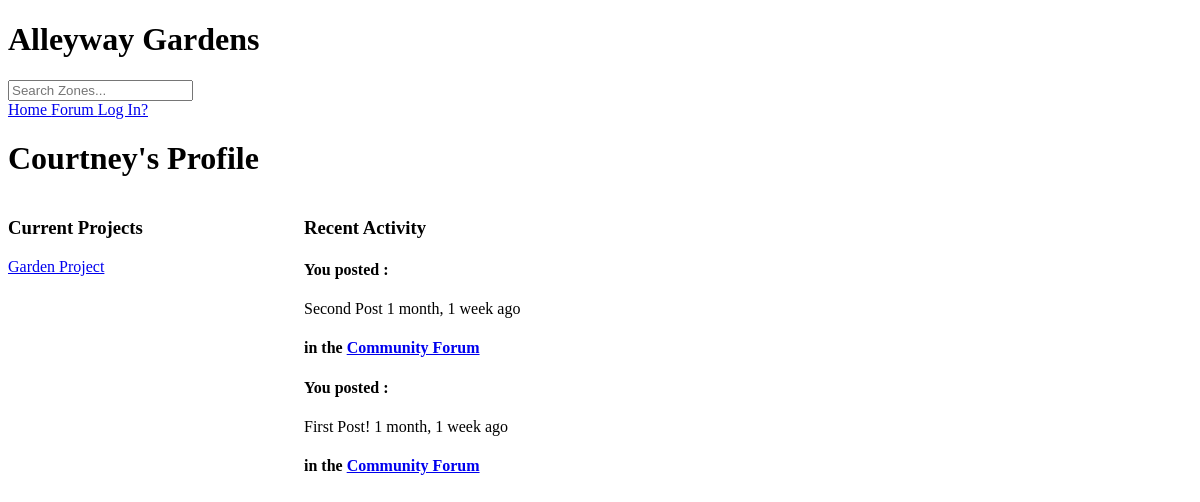
The app's page /profile/1/, older data.
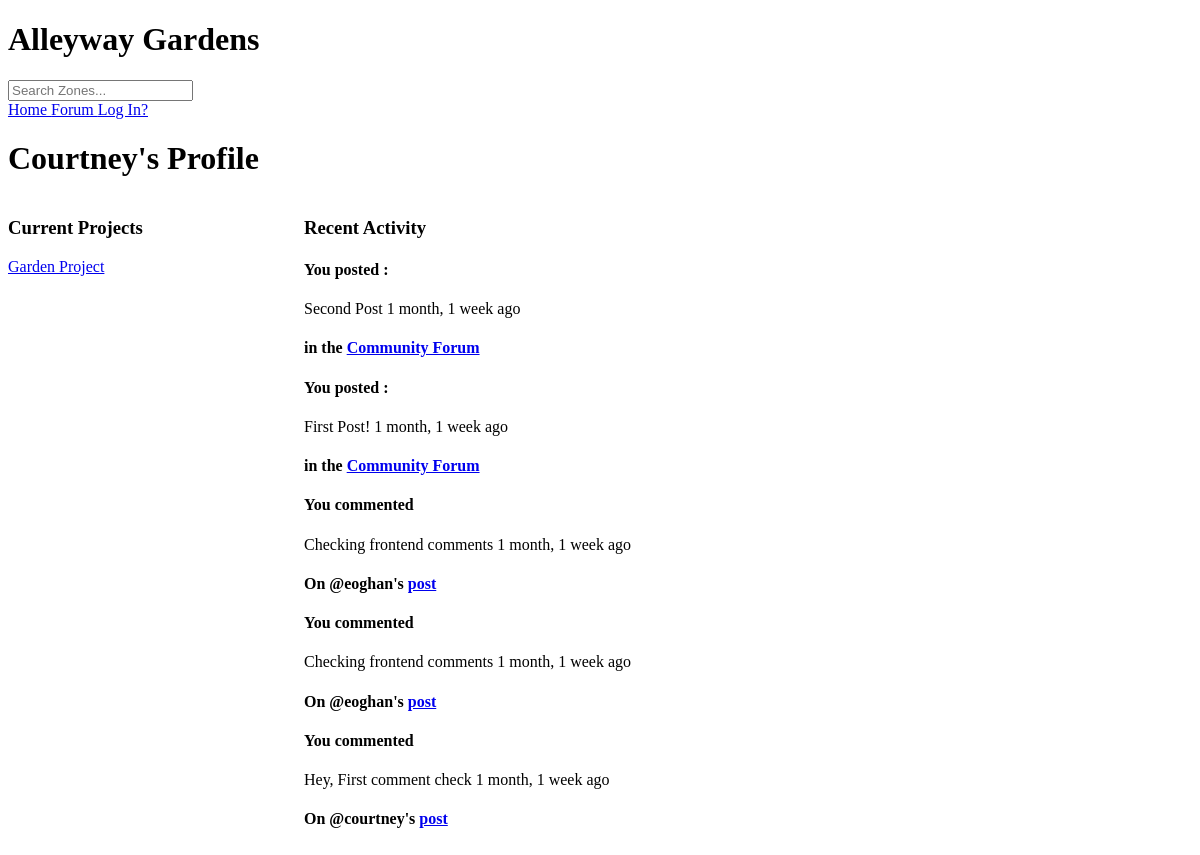
The same page, newer data.
### base/models.py (models this page shows, shortened)
class Project(models.Model):
    host = models.ForeignKey(User, on_delete=models.SET_NULL, null=True)
    zone = models.ForeignKey(Zone, on_delete=models.SET_NULL, null=True)
    name = models.CharField(max_length=200)
    description = models.TextField(null=True, blank= True)
    participants = models.ManyToManyField(User, related_name='participants', blank=True)
    updated = models.DateTimeField(auto_now=True)
    created = models.DateTimeField(auto_now_add=True)
    class Meta:
        ordering = ['-updated', '-created']

class Post(models.Model):
    user = models.ForeignKey(User, on_delete=models.CASCADE)
    title = models.CharField(max_length=200)
    project = models.ForeignKey(Project, on_delete=models.CASCADE, null=True, blank=True)
    zone = models.ForeignKey(Zone, on_delete=models.SET_NULL, null=True)
    body = models.TextField()
    updated = models.DateTimeField(auto_now=True)
    created = models.DateTimeField(auto_now_add=True)
    class Meta:
        ordering = ['-updated', '-created']

class Comment(models.Model):
    user = models.ForeignKey(User, on_delete=models.CASCADE, related_name="comment")
    post = models.ForeignKey(Post, on_delete=models.CASCADE, related_name="comment")
    body = models.TextField()
    updated = models.DateTimeField(auto_now=True)
    created = models.DateTimeField(auto_now_add=True)
    class Meta:
        ordering = ['-updated', '-created']

### base/views.py (the view)
# urls.py: path('profile/<str:pk>/', views.userProfile, name = 'user-profile'),
def userProfile(request, pk):
    user = User.objects.get(id=pk)
    projects = user.project_set.all()
    project_messages = user.message_set.all()
    zones = Zone.objects.all()
    posts = user.post_set.all()
    comments = user.comment.all()
    context = {'user': user, 'projects': projects, 'project_messages' : project_messages, 'zones' :zones , 'posts' : posts, 'comments' : comments}
    return render(request, 'base/profile.html', context)

### base/templates/base/profile.html (shortened to what this page needs)
{% extends 'main.html' %}
{% block content %}
<h1>{{user.username|capfirst }}'s Profile </h1>
<div class="profile-container">
    <div>
        <h3> Current Projects </h3>
        {% for project in projects %}
            <div>
                <a href="{% url 'project' project.id %}">{{project.name}}</a>
            </div>
        {% endfor %}
    </div>
    <div>
        <h3> Recent Activity </h3>
        {% for post in posts %}
        <div>
            <h4>You posted : </h4>
            <a>{{post.title}}  {{post.created|timesince}} ago</a>
            <h4>in the <a href="/forum">Community Forum </a> </h4>
        </div>
        {% endfor %}
        {% for comment in comments %}
        <div>
            <h4> You commented </h4>
            <a>{{comment.body}}  {{comment.created|timesince}} ago</a>
            <h4> On @{{comment.post.user.username}}'s <a href="{% url 'forum-post' comment.post.id %}">post</a> </h4>
        </div>
        {% endfor %}
    </div>
</div>
{% endblock content %}

Row changes from the older to the newer data that the page shows:
added Comment: body "Checking frontend comments", created "1 month, 1 week", post.user.username "eoghan"
added Comment: body "Checking frontend comments", created "1 month, 1 week", post.user.username "eoghan"
added Comment: body "Hey, First comment check", created "1 month, 1 week", post.user.username "courtney"
